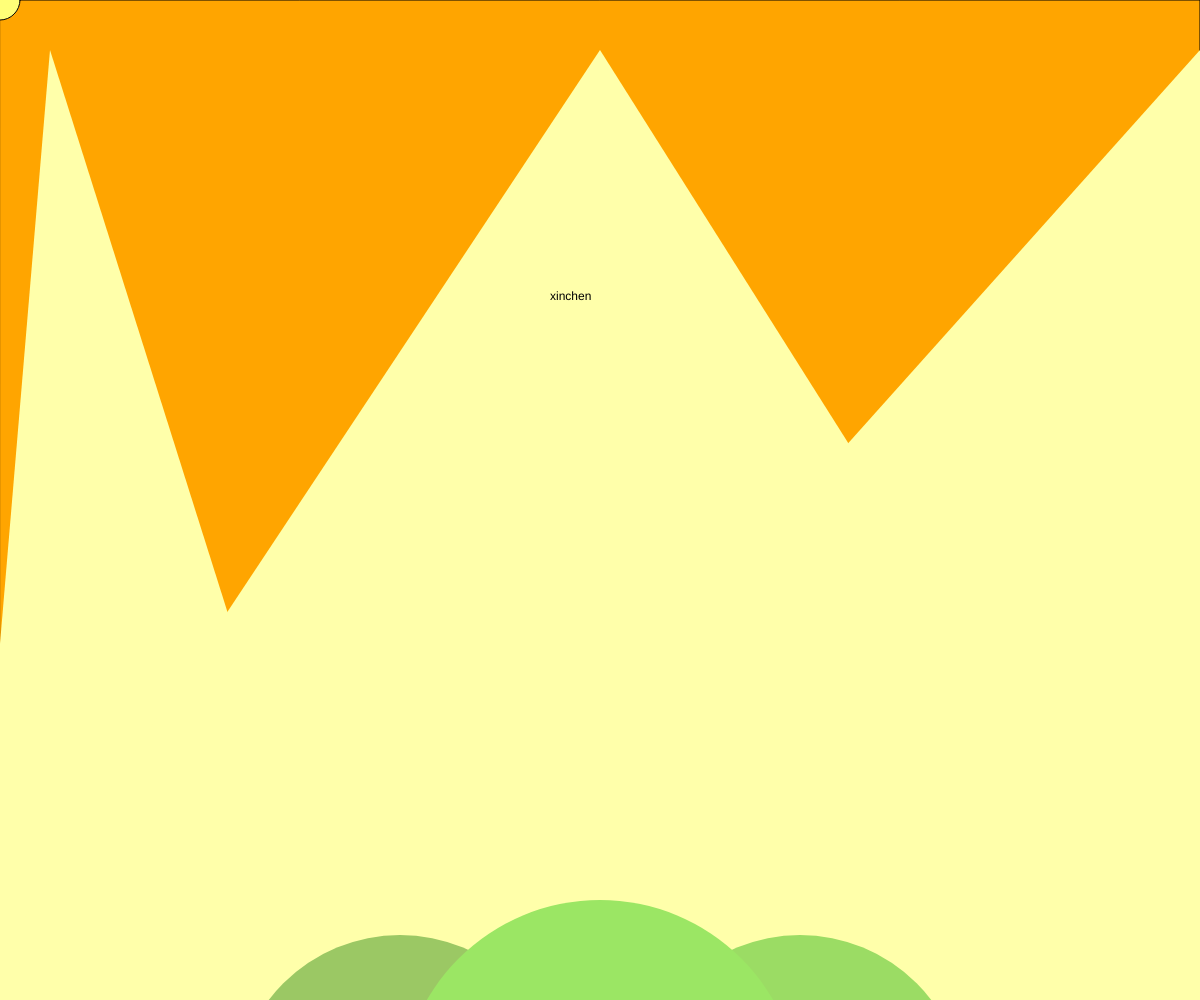
Frame 1 (no input)
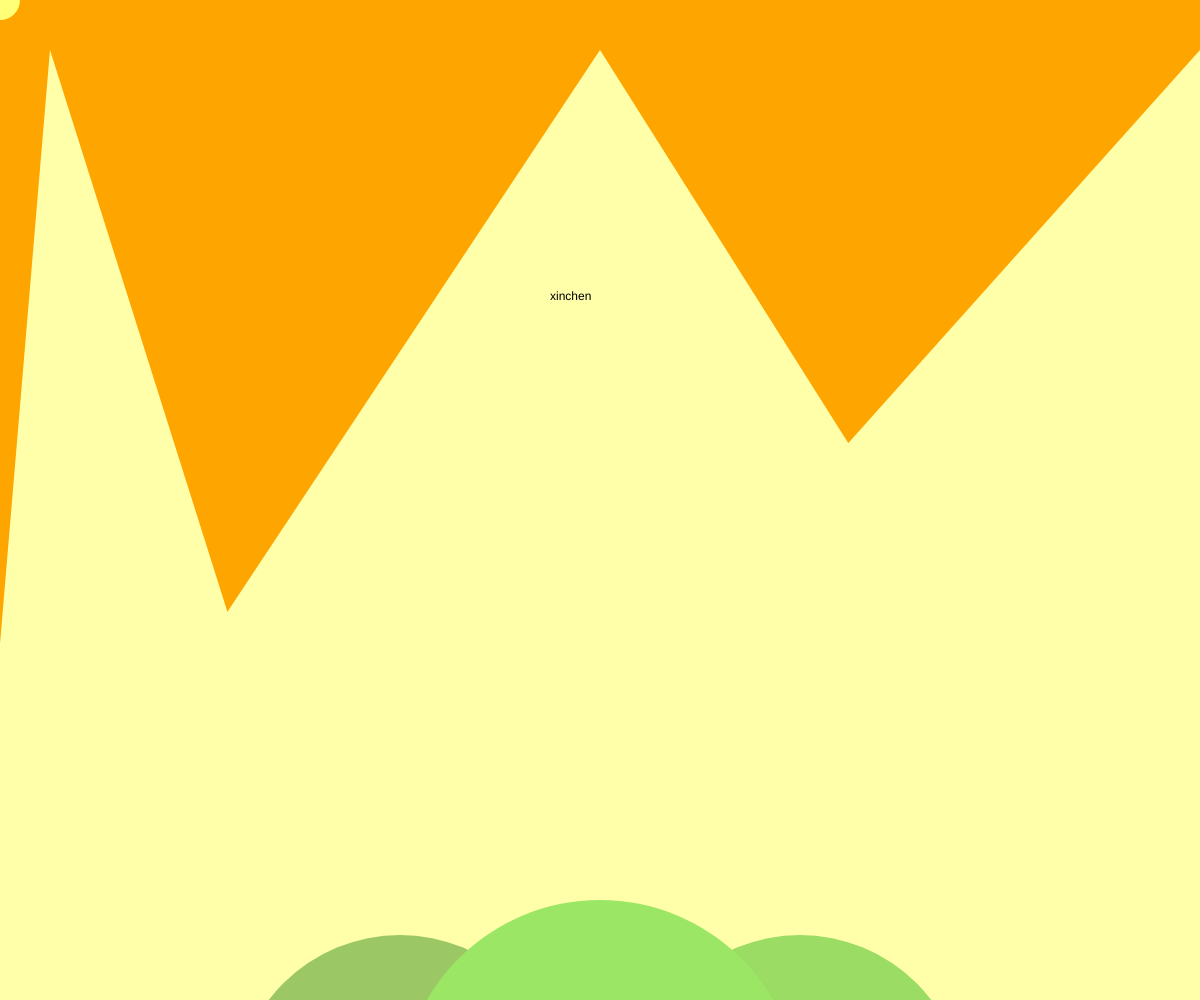
Frame 60 (no input)
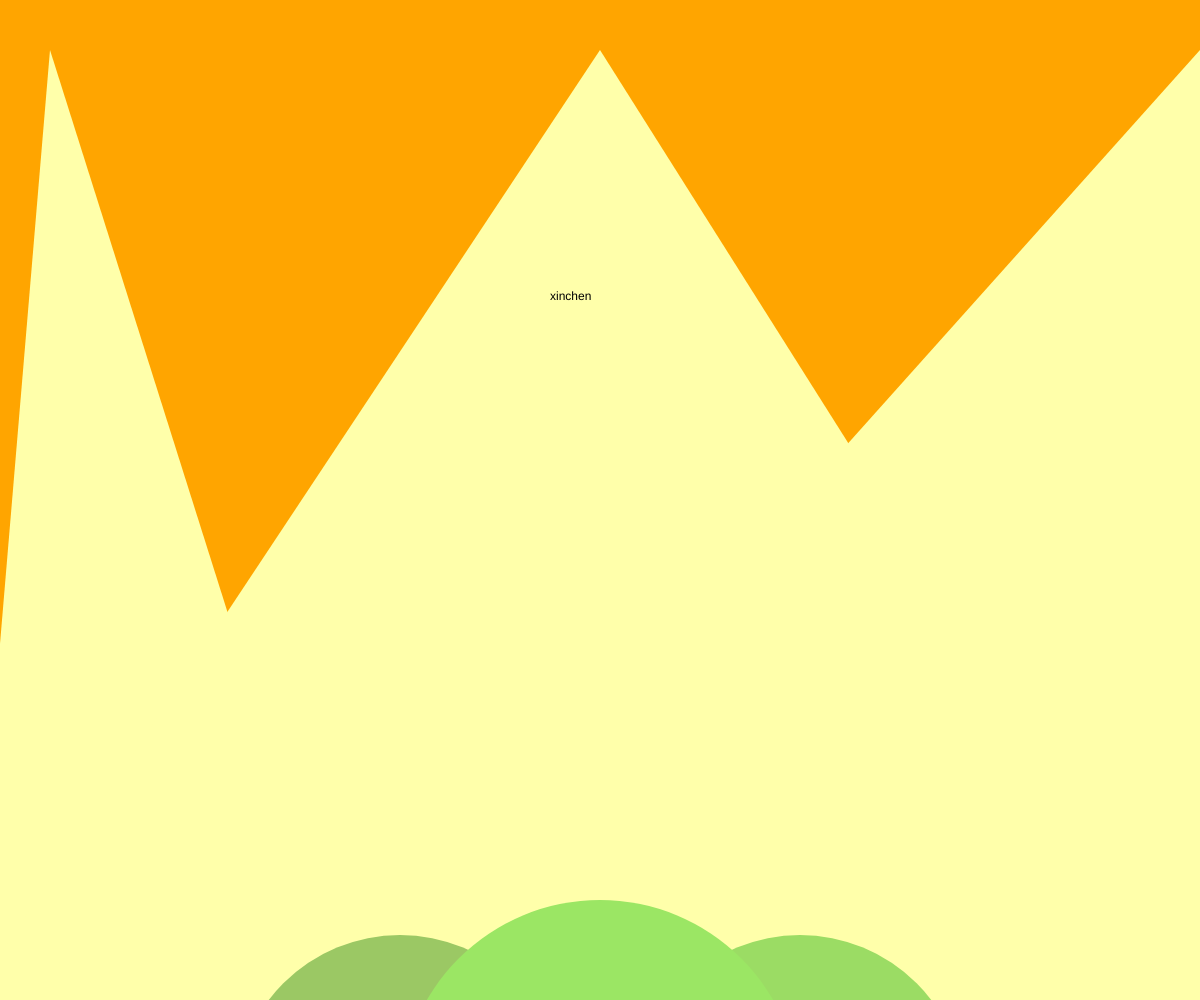
Frame 120 (the mouse pressed at the canvas centre since frame 60)

The p5.js sketch that drew these frames (run headless with seeded random() and noise() and a simulated clock; from frame 60 on, the mouse is pressed at the canvas centre):

// p5.js sketch
// ── sketch.js
// Interactive scene
// Xinchen Yao
// MAR 5


let currentback = 0;
//color array
let bcolor = ['orange', 'aqua', 'gray', 'blue'];
function setup() {
  createCanvas(windowWidth, windowHeight);
  
  
  

}
let d = 40;

function draw() {


  // background

  background(220);
  fill(bcolor[currentback]);
  rect(0, 0, width, height);
  fill(255, 255, 120);

  circle(mouseX, mouseY, d);
  noStroke();
  fill(255, 255, 170);
  triangle(-30, height, 50, 50, 350, height);
  triangle(-30, height, width / 2, 50, width, height);
  triangle(width, height, width, 50, 350, height);
  fill(155, 200, 100);
  circle(width / 2 - 200, height + 100, 330);
  fill(155, 220, 100);
  circle(width / 2 + 200, height + 100, 330);
  fill(155, 230, 100);
  circle(width / 2, height + 100, 400);
  fill('black');
  text('xinchen',550,300);






}
function mousePressed() {
  print("aaa");
  if (mouseButton === CENTER) {
    currentback++;// when the center button is clicked
  }
  if (currentback === 4) {        //the "currentBack" variable changes
    currentback = 0;         //the "currentBack"will not count to 4,it will reset to 0
  }
}
// use a and d to change the size
function keyPressed(){
  if(key==='a'){
    d = d-5;


  }
  if(key==='d'){
    d = d+5;


  }
  
}
